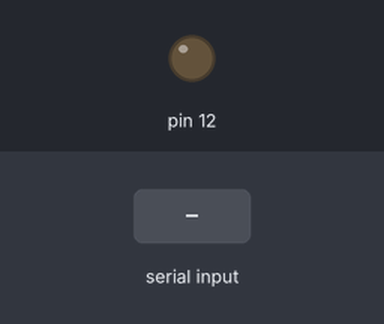
Bench run of a sketch on a simulated Arduino Uno, built with avr-gcc and run on an emulated ATmega328P. Shown: output pins drawn as LEDs (lit = HIGH). The inputs (shaded band) are chosen by the test bench.

Above: at 1.2 s.
1.3 s: "1\n" received over Serial
Timing chart, 0 to 4.3 s (numbered marks = the images above; inputs shaded):
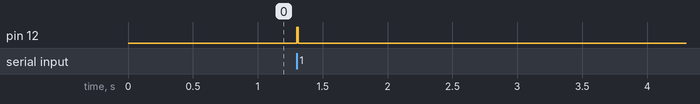

Measured:
- after the input at 1.3 s, pin 12: LOW → HIGH at once, → LOW 0.01 s later

The sketch:

receiveString_sendTTL.ino
```cpp
void setup() {
  // put your setup code here, to run once:
  //start serial
 Serial.begin(9600);
 pinMode(12, OUTPUT);
 Serial.setTimeout(10000000000); //Effectively disables timeout

}

void loop() {
  // put your main code here, to run repeatedly:
Serial.readStringUntil('\n');
digitalWrite(12, HIGH);
delay(10);
digitalWrite(12, LOW);


}
```
